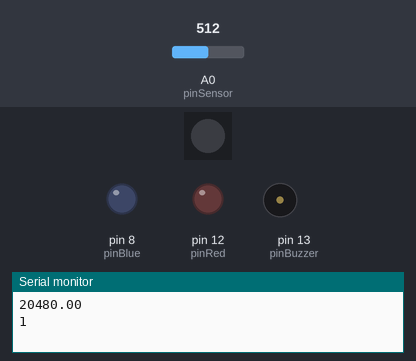
A sketch run on a simulated Arduino Uno, built with avr-gcc and run on an emulated ATmega328P. Parts: 1 RGB LEDs in strip order, left to right, output pins drawn as LEDs (lit = HIGH), buzzer (waves = sounding), the last lines printed to the serial monitor. The test bench sets the inputs (shaded band); at power-on: A0 (pinSensor) = 512. Colours are those a GRB WS2812 strip shows for the declared byte order.

Above: at 0.3 s.
At 6.8 s:
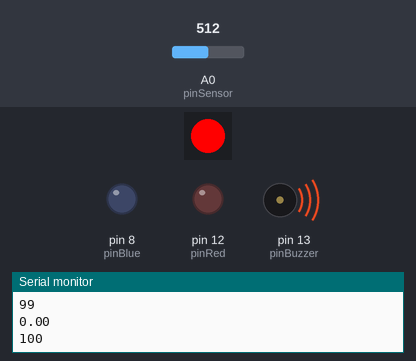
Timing chart, 0 to 8.3 s (numbered marks = the images above):
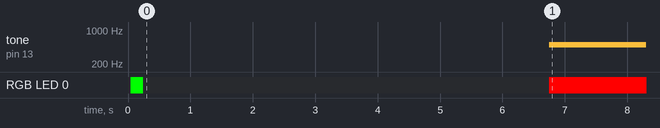

Measured:
- by itself, tone on pin 13 (pinBuzzer): silent → 500 Hz at 6.8 s
- by itself, RGB LED 0: off → RGB(0, 255, 0) at 0.05 s, → off 0.20 s later, → RGB(255, 0, 0) 6.5 s later

The sketch:

Alarm.ino
```cpp
#include <FastLED.h>
#define LED_PIN 7
#define NUM_LEDS 1
CRGB leds [NUM_LEDS];
int pinBuzzer =13;
int pinBlue=8;
int pinRed=12;
int pinSensor =A0;
int pinSensor1 =A1;
long time1=0;
long time2=0;
int val_back=0;
int dval=0;
float breath=0;
int dtime=0;
int count;
int count1=0;
int count2=0;

void setup() {
  Serial.begin (9600);
  pinMode (pinBuzzer, OUTPUT);
  pinMode (pinBlue, OUTPUT);
  pinMode (pinRed, OUTPUT);
  pinMode (pinSensor,INPUT);
  pinMode (pinSensor1,INPUT);
  analogWrite (pinSensor,INTERNAL);
  FastLED.addLeds<WS2812,LED_PIN,RGB>(leds,NUM_LEDS);
}

void loop() {
  float val=0;
  float xval=0;
  float xval1=0;
  float xval2=0;
  float dval1=0;
  // put your main code here, to run repeatedly:
  //val=analogRead(pinSensor);
  for (int j=0;j<2;j++){
      for (int i=0;i<20;i++){
        xval=analogRead(pinSensor);
        val=val+xval;
        delay(1);
        }
        dval=val-val_back;
        val_back=val;
        dval1=dval1+dval;
  }

  Serial.println(dval1);

  if (dval1>300){
    noTone(pinBuzzer);
    leds[0]=CRGB(255,0,0);
    FastLED.show();
    delay(200);
    count=0;
    count1=0;
    count2=1;
  }
  if (dval1<-200){
    noTone(pinBuzzer);
    leds[0]=CRGB(0,0,0);
    FastLED.show();
    delay(20);
    count=0;
    count1=0;
    count2=0;
  }
  else {
    count=count+1;
    Serial.println(count);
    if(count<100&&count1==0){
      leds[0]=CRGB(0,0,0);
    FastLED.show();
      noTone(pinBuzzer);
      delay(20);
    }
    else{
      leds[0]=CRGB(0,255,0);
      FastLED.show();
      tone(pinBuzzer,500);
      delay(500);
      count=0;
      count1=1;
    }
  }
}
```
